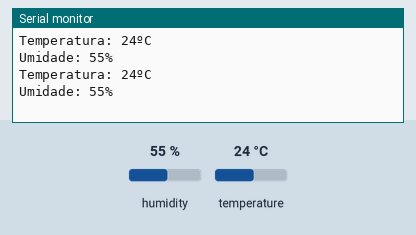
This sketch was run on a simulated Arduino Uno, built with avr-gcc and run on an emulated ATmega328P. On the bench: the last lines printed to the serial monitor. Inputs (shaded band) come from the test bench; at power-on: humidity 55 %, temperature 24 °C.

Above: at 2.8 s.
2.9 s: humidity set to 22 %
At 4.5 s:
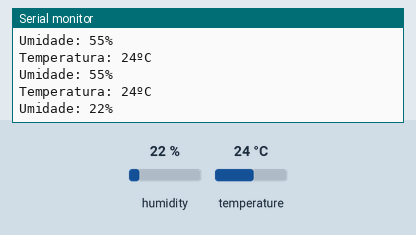
5.6 s: temperature set to 12 °C
At 6.9 s:
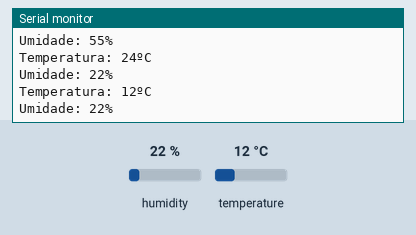
8.3 s: humidity set to 40 %
At 10.5 s:
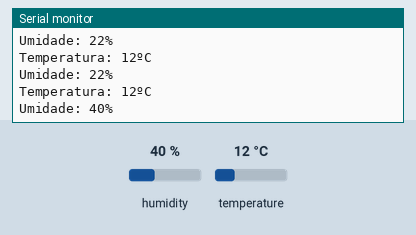
Timing chart, 0 to 12.0 s (numbered marks = the images above; inputs shaded):
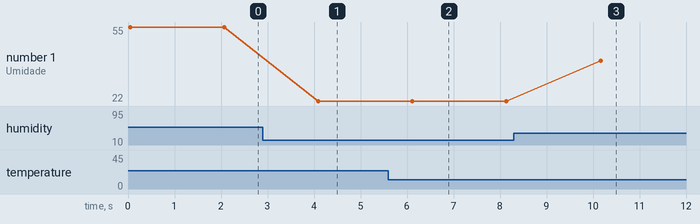

Measured:
- after the input at 2.9 s, the serial monitor: prints a new line after 1.2 s (image 1)
- after the input at 5.6 s, the serial monitor: prints a new line after 0.49 s (image 2)
- after the input at 8.3 s, the serial monitor: prints a new line after 1.9 s (image 3)
- plotted number 1: 55 → 22 after the input at 2.9 s, 22 → 40 after the input at 8.3 s

The sketch:

dht11_temperature_and_humidity.ino
```cpp
//dht11 sensor

#include <dht.h>

#define data_pin 5 // pino de dados

dht sensor; // objeto "dht"

int temperatura = 0x00,
    umidade = 0x00;


void setup() {
  Serial.begin(9600);


}

void loop() {
  sensor.read11(data_pin);
  temperatura = sensor.temperature;
  umidade = sensor.humidity;

  Serial.print("Temperatura: ");
  Serial.print(temperatura);
  Serial.println("ºC");
  Serial.print("Umidade: ");
  Serial.print(umidade);
  Serial.println("\%");

  delay(2000);
}
```
